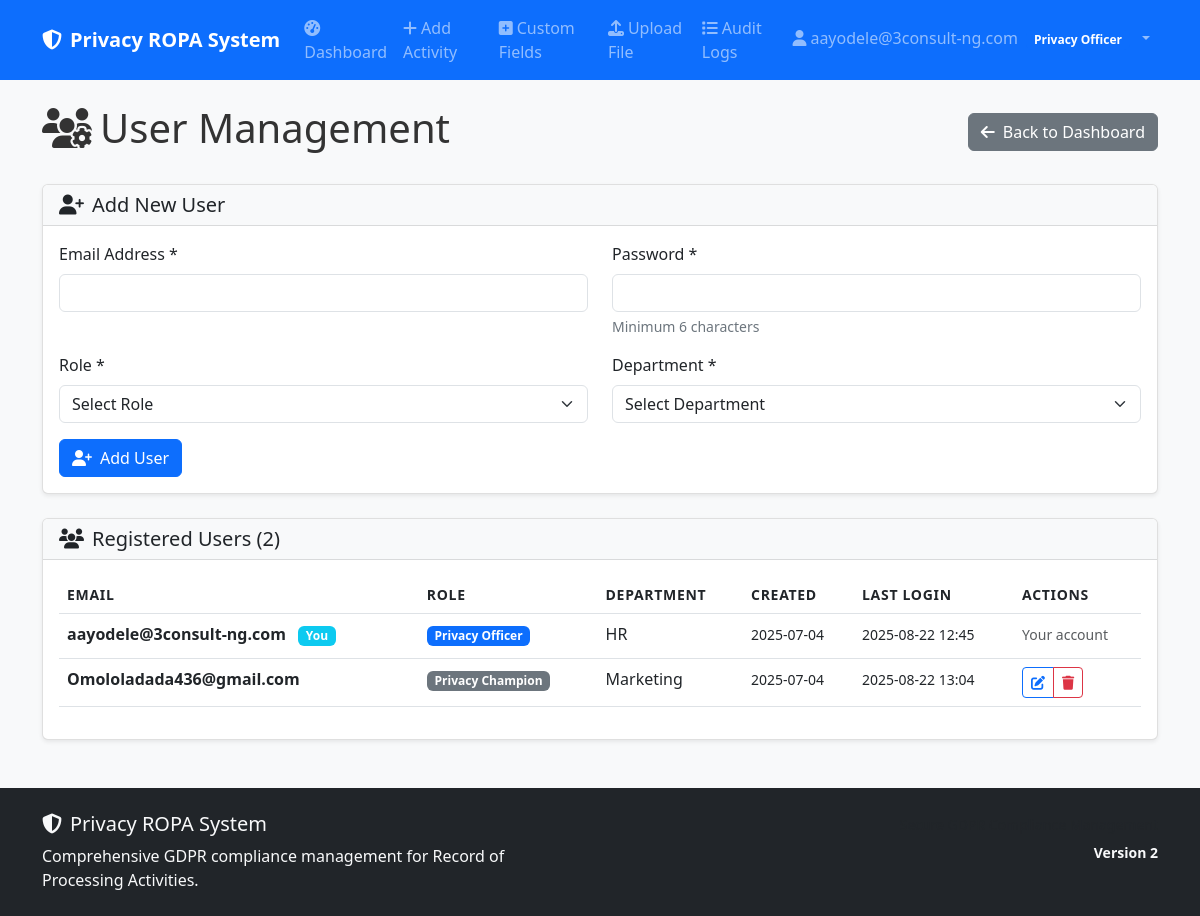
Page /user-management (signed in) on the earlier database version.
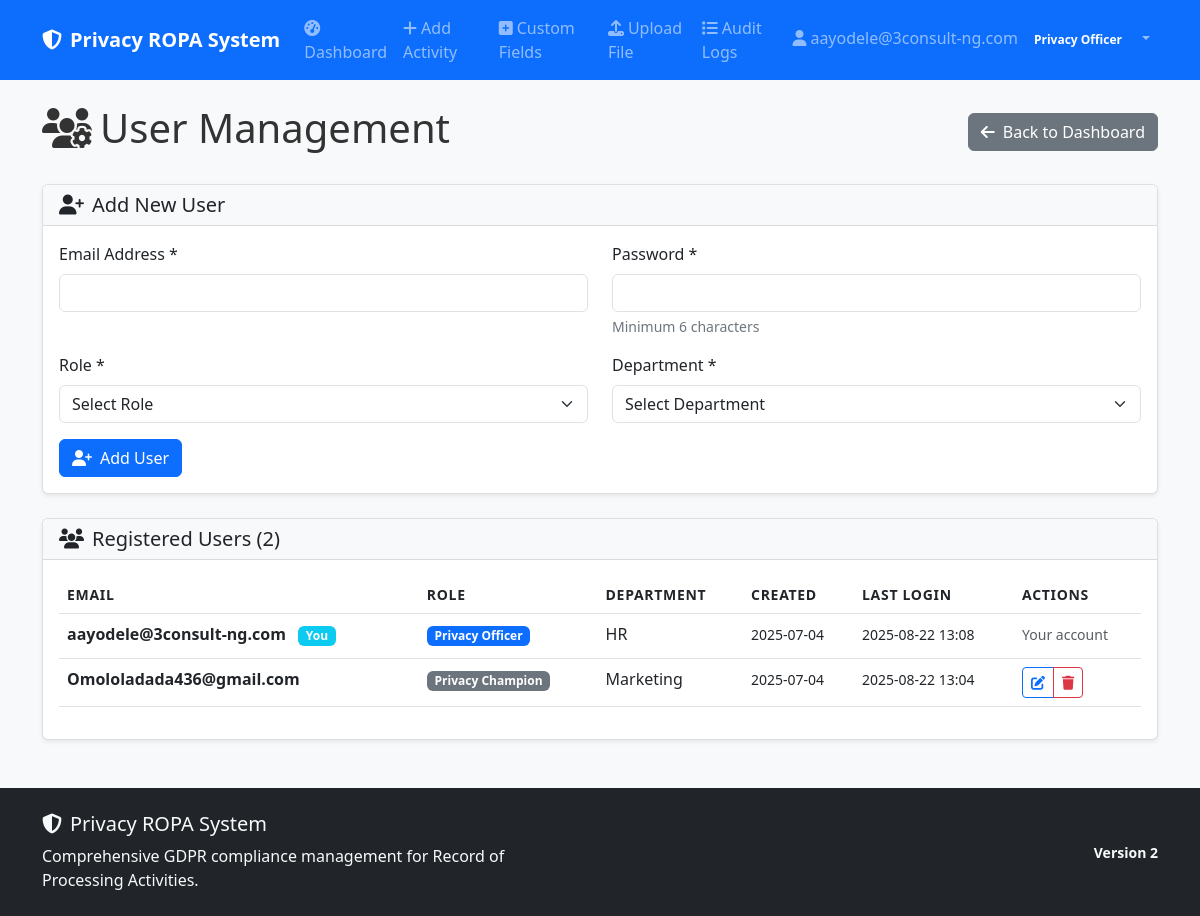
Same page on the later database version.
### models.py (models this page shows)
class User(UserMixin, db.Model):
    __tablename__ = 'users'
    id = db.Column(Integer, primary_key=True)
    email = db.Column(String(120), unique=True, nullable=False)
    password_hash = db.Column(String(256), nullable=False)
    role = db.Column(String(50), nullable=False, default='Privacy Champion')
    department = db.Column(String(100))
    created_at = db.Column(DateTime, default=datetime.utcnow)
    last_login = db.Column(DateTime)
    ropa_records = db.relationship('ROPARecord', foreign_keys='ROPARecord.created_by', backref='creator', lazy=True)

### app.py (the view)
@app.route('/user-management')
@login_required
def user_management():
    if current_user.role != 'Privacy Officer':
        abort(403)
    users = models.User.query.all()
    return render_template('user_management.html', users=users)

### app.py (called while the page is built)
@login_manager.user_loader
def load_user(user_id):
    return models.User.query.get(int(user_id))

### templates/user_management.html (shortened to what the changed rows need)
{% extends "base.html" %}
{% block content %}
<div class="d-flex justify-content-between align-items-center mb-4">
    <h1><i class="fas fa-users-cog me-2"></i>User Management</h1>
</div>
<div class="card">
    <div class="card-body">
        {% if users %}
            <div class="table-responsive">
                <table class="table table-hover">
                    <thead>
                        <tr>
                            <th>Email</th>
                            <th>Role</th>
                            <th>Department</th>
                            <th>Created</th>
                            <th>Last Login</th>
                            <th>Actions</th>
                        </tr>
                    </thead>
                    <tbody>
                        {% for user in users %}
                        <tr>
                            <td>
                                <strong>{{ user.email }}</strong>
                                {% if user.id == current_user.id %}
                                    <span class="badge bg-info ms-2">You</span>
                                {% endif %}
                            </td>
                            <td>
                                <span class="badge bg-{% if user.role == 'Privacy Officer' %}primary{% else %}secondary{% endif %}">
                                    {{ user.role }}
                                </span>
                            </td>
                            <td>{{ user.department or 'N/A' }}</td>
                            <td>
                                <small>{{ user.created_at.strftime('%Y-%m-%d') if user.created_at else 'N/A' }}</small>
                            </td>
                            <td>
                                <small>{{ user.last_login.strftime('%Y-%m-%d %H:%M') if user.last_login else 'Never' }}</small>
                            </td>
                            <td>
                                {% if user.id != current_user.id %}
                                <div class="btn-group btn-group-sm" role="group">
                                    <button type="button" class="btn btn-outline-primary"
                                            onclick="editUser({{ user.id }}, '{{ user.email }}', '{{ user.role }}', '{{ user.department }}')">
                                        <i class="fas fa-edit"></i>
                                    </button>
                                    <button type="button" class="btn btn-outline-danger"
                                            onclick="deleteUser({{ user.id }}, '{{ user.email }}')">
                                        <i class="fas fa-trash"></i>
                                    </button>
                                </div>
                                {% else %}
                                <small class="text-muted">Your account</small>
                                {% endif %}
                            </td>
                        </tr>
                        {% endfor %}
                    </tbody>
                </table>
            </div>
        {% else %}
            <div class="text-center py-4">
                <i class="fas fa-users fa-3x text-muted mb-3"></i>
                <h5>No Users Found</h5>
                <p class="text-muted">Add the first user to get started.</p>
            </div>
        {% endif %}
    </div>
</div>
{% endblock %}

### templates/base.html (shortened to what this page needs)
<!DOCTYPE html>
<html lang="en" data-bs-theme="light">
<head>
    <link href="https://cdn.jsdelivr.net/npm/bootstrap@5.3.0/dist/css/bootstrap.min.css" rel="stylesheet">
    <link href="https://cdnjs.cloudflare.com/ajax/libs/font-awesome/6.4.0/css/all.min.css" rel="stylesheet">
    <link href="{{ url_for('static', filename='css/custom.css') }}" rel="stylesheet">
</head>
<body>
    <nav class="navbar navbar-expand-lg navbar-dark bg-primary">
        <div class="container">
            <a class="navbar-brand fw-bold" href="{{ url_for('index') }}">
                <i class="fas fa-shield-alt me-2"></i>Privacy ROPA System
            </a>
            {% if current_user.is_authenticated %}
            <div class="collapse navbar-collapse" id="navbarNav">
                <ul class="navbar-nav me-auto">
                    <li class="nav-item">
                        <a class="nav-link" href="{{ url_for('index') }}">
                            <i class="fas fa-tachometer-alt me-1"></i>Dashboard
                        </a>
                    </li>
                    <li class="nav-item">
                        <a class="nav-link" href="{{ url_for('add_activity') }}">
                            <i class="fas fa-plus me-1"></i>Add Activity
                        </a>
                    </li>
                    <li class="nav-item">
                        <a class="nav-link" href="{{ url_for('custom_tabs') }}">
                            <i class="fas fa-plus-square me-1"></i>Custom Fields
                        </a>
                    </li>
                    {% if current_user.role == 'Privacy Officer' %}
                    <li class="nav-item">
                        <a class="nav-link" href="{{ url_for('upload_file') }}">
                            <i class="fas fa-upload me-1"></i>Upload File
                        </a>
                    </li>
                    <li class="nav-item">
                        <a class="nav-link" href="{{ url_for('audit_logs') }}">
                            <i class="fas fa-list me-1"></i>Audit Logs
                        </a>
                    </li>
                    {% endif %}
                </ul>
                <ul class="navbar-nav">
                    <li class="nav-item dropdown">
                        <a class="nav-link dropdown-toggle" href="#" role="button" data-bs-toggle="dropdown">
                            <i class="fas fa-user me-1"></i>{{ current_user.email }}
                            <span class="badge bg-primary ms-1">{{ current_user.role }}</span>
                        </a>
                    </li>
                </ul>
            </div>
            {% endif %}
        </div>
    </nav>
    <main class="container my-4">
        {% block content %}{% endblock %}
    </main>
    <footer class="bg-dark text-light py-4 mt-5">
        <div class="container">
            <div class="row">
                <div class="col-md-6">
                    <h5><i class="fas fa-shield-alt me-2"></i>Privacy ROPA System</h5>
                    <p class="mb-0">Comprehensive GDPR compliance management for Record of Processing Activities.</p>
                </div>
                <div class="col-md-6 text-md-end">
                    <p class="mb-0">
                        <small class="text-muted">
                        </small>
                    </p>
                    <p class="mb-0 mt-1">
                        <small class="text-light fw-bold">
                            Version 2
                        </small>
                    </p>
                </div>
            </div>
        </div>
    </footer>
</body>
</html>

Differences in the rows shown:
changed User "aayodele@3consult-ng.com": last_login "2025-08-22 12:45" → "2025-08-22 13:08"
